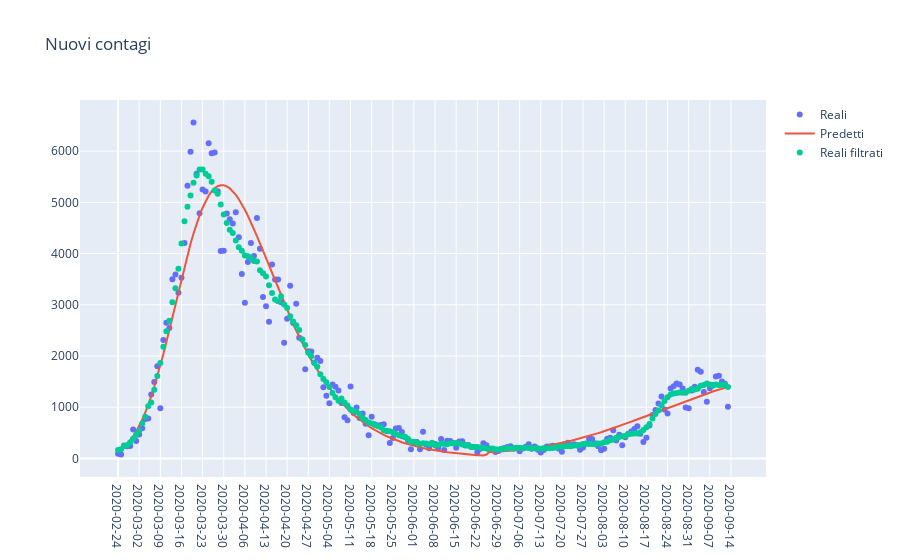

The cell this chart's notebook holds for it:
### Code cell
fig = go.Figure()

# Add traces
fig.add_trace(go.Scatter(x=day_counter,
                         y=nuovi_contagi_reali,
                         mode='markers',
                         name='Reali'))
fig.add_trace(go.Scatter(x=day_counter,
                         y=nuovi_contagi_pred,
                         mode='lines',
                         name='Predetti'))
fig.add_trace(go.Scatter(x=day_counter,
                         y=nuovi_contagi_reali_filtered,
                         mode='markers',
                         name='Reali filtrati'))
fig.update_layout(title='Nuovi contagi',
                  xaxis_tickmode = 'array',
                  xaxis_tickvals = np.arange(0,len(day_counter),7),
                  xaxis_ticktext = [g[0:10] for g in giorni[np.arange(0,len(day_counter),7)]])
fig.show()

### Figure 1 — Plotly figure (JSON) as saved in the notebook; plotly's stock layout.template omitted (floating-point values rounded to 4 significant figures; data arrays with more than 128 entries replaced by an {"elided": "..."} marker saying what was removed)
{"data": [{"mode": "markers", "name": "Reali", "type": "scatter", "x": {"elided": "204 int values"}, "y": {"elided": "203 int values"}}, {"mode": "lines", "name": "Predetti", "type": "scatter", "x": {"elided": "204 int values"}, "y": {"elided": "299 float values"}}, {"mode": "markers", "name": "Reali filtrati", "type": "scatter", "x": {"elided": "204 int values"}, "y": {"elided": "203 float values"}}], "layout": {"title": {"text": "Nuovi contagi"}, "xaxis": {"tickmode": "array", "ticktext": ["2020-02-24", "2020-03-02", "2020-03-09", "2020-03-16", "2020-03-23", "2020-03-30", "2020-04-06", "2020-04-13", "2020-04-20", "2020-04-27", "2020-05-04", "2020-05-11", "2020-05-18", "2020-05-25", "2020-06-01", "2020-06-08", "2020-06-15", "2020-06-22", "2020-06-29", "2020-07-06", "2020-07-13", "2020-07-20", "2020-07-27", "2020-08-03", "2020-08-10", "2020-08-17", "2020-08-24", "2020-08-31", "2020-09-07", "2020-09-14"], "tickvals": [0, 7, 14, 21, 28, 35, 42, 49, 56, 63, 70, 77, 84, 91, 98, 105, 112, 119, 126, 133, 140, 147, 154, 161, 168, 175, 182, 189, 196, 203]}}}
